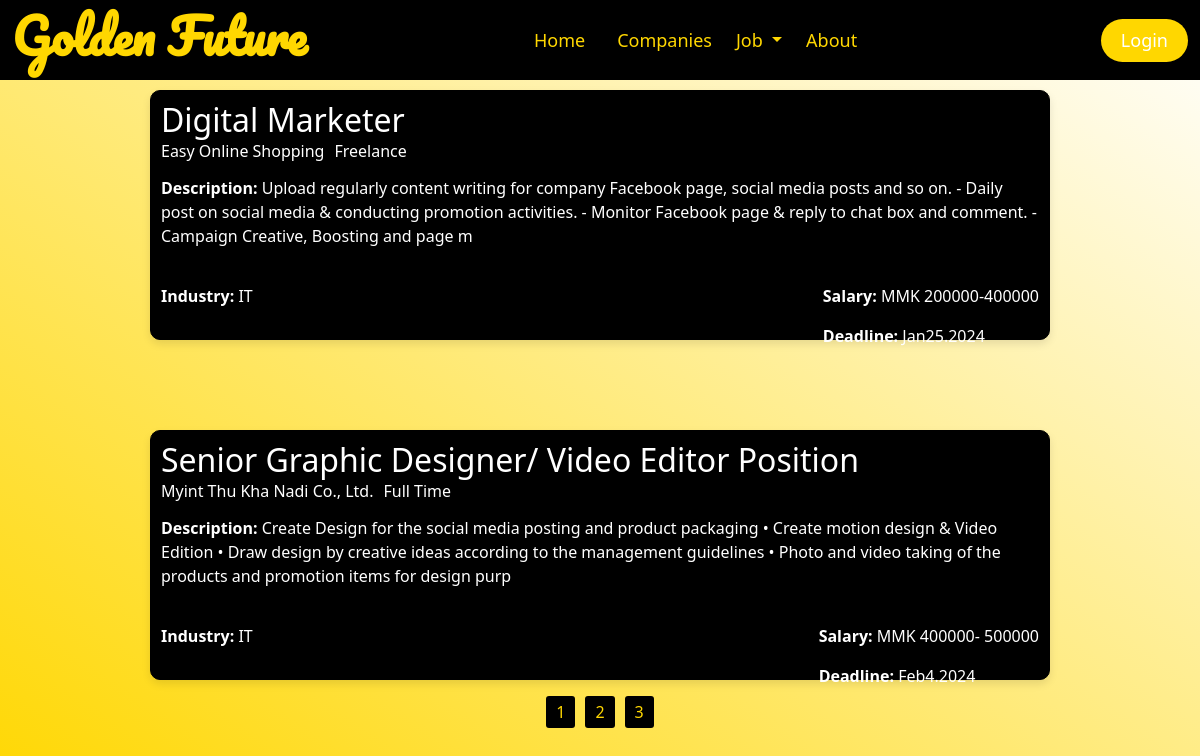
/ittest.php, run on the app's committed database.
### tables this page shows
CREATE TABLE `job` (
  `job_id` int(11) NOT NULL,
  `job_name` varchar(150) NOT NULL,
  `com_name` varchar(100) NOT NULL,
  `job_type` varchar(100) NOT NULL,
  `description` varchar(255) NOT NULL,
  `requirement` varchar(255) NOT NULL,
  `benefits` varchar(200) NOT NULL,
  `created_at` timestamp NOT NULL DEFAULT current_timestamp() ON UPDATE current_timestamp(),
  `employ_mail` varchar(100) NOT NULL,
  `deadline` varchar(100) NOT NULL,
  `industry` varchar(200) NOT NULL,
  `salary` varchar(100) NOT NULL
);

### ittest.php (the view, shortened to what this page needs)
<?php
$servername = "localhost";
$username = "root";
$password = "";
$dbname = "jobsearch";
$conn = new mysqli($servername, $username, $password, $dbname);
$industry = "IT";
include 'header.php';
$results_per_page = 2;
$page = isset($_GET['page']) ? $_GET['page'] : 1;
$offset = ($page - 1) * $results_per_page;
$sql = "SELECT * FROM job WHERE industry = '$industry' LIMIT $offset, $results_per_page";
$result = $conn->query($sql);
if ($result->num_rows > 0) {
    while ($row = $result->fetch_assoc()) {
        echo '<a href="jobdetail.php?job_id=' . $row['job_id'] . '" style="text-decoration: none; color: inherit;">';
        echo '<div style="height: 90px;"></div>';
        echo '<div style="width: 75%; margin-right: auto; margin-left: auto; border: 1px solid #000; background-color: #000; color: white; border-radius: 10px; box-shadow: 0 4px 8px rgba(0, 0, 0, 0.1); height: 250px; cursor: pointer;">';
        echo '<div style="height: 75px; padding: 10px;">';
        echo '<h2 style="margin: 0;">' . $row['job_name'] . '</h2>';
        echo '<span style="margin-right: 10px;">' . $row['com_name'] . '</span>';
        echo '<span>' . $row['job_type'] . '</span>';
        echo '</div>';
        echo '<div style="padding: 10px;">';
        echo '<p><strong>Description:</strong> ' . $row['description'] . '</p>';
        echo '</div>';
        echo '<div style="padding: 10px; display: flex; justify-content: space-between;">';
        echo '<div>';
        echo '<p><strong>Industry:</strong> ' . $row['industry'] . '</p>';
        echo '</div>';
        echo '<div>';
        echo '<p><strong>Salary:</strong> ' . $row['salary'] . '</p>';
        echo '<p><strong>Deadline:</strong> ' . $row['deadline'] . '</p>';
        echo '</div>';
        echo '</div>';
        echo '</div>';
        echo '</a>';
    }
    $sql_count = "SELECT COUNT(*) as count FROM job WHERE industry = '$industry'";
    $result_count = $conn->query($sql_count);
    $row_count = $result_count->fetch_assoc();
    $total_pages = ceil($row_count['count'] / $results_per_page);
    echo '<div style="margin-top: 20px; text-align: center;">';
    for ($i = 1; $i <= $total_pages; $i++) {
        echo '<a style="margin: 5px; padding: 5px 10px; background-color: black; color: gold; text-decoration: none; border-radius: 3px;" href="?page=' . $i . '">' . $i . '</a>';
    }
    echo '</div>';
} else {
    echo "No jobs found for the selected industry.";
}

### header.css (style rules this page uses)
body { width: 100%; height: 100vh!important; background: linear-gradient(to left bottom,white,gold); }

### data on the page
job: job_name "Digital Marketer", com_name "Easy Online Shopping", job_type "Freelance", description "Upload regularly content writing for company Facebook page, social media posts and so on. - Daily post on social media & conducting promotion activities. - Monitor Facebook page & reply to chat box and comment. - Campaign Creative, Boosting and page m", industry "IT", salary "MMK 200000-400000", deadline "Jan25.2024"
job: job_name "Senior Graphic Designer/ Video Editor Position", com_name "Myint Thu Kha Nadi Co., Ltd.", job_type "Full Time", description "Create Design for the social media posting and product packaging • Create motion design & Video Edition • Draw design by creative ideas according to the management guidelines • Photo and video taking of the products and promotion items for design purp", industry "IT", salary "MMK 400000- 500000", deadline "Feb4.2024"
